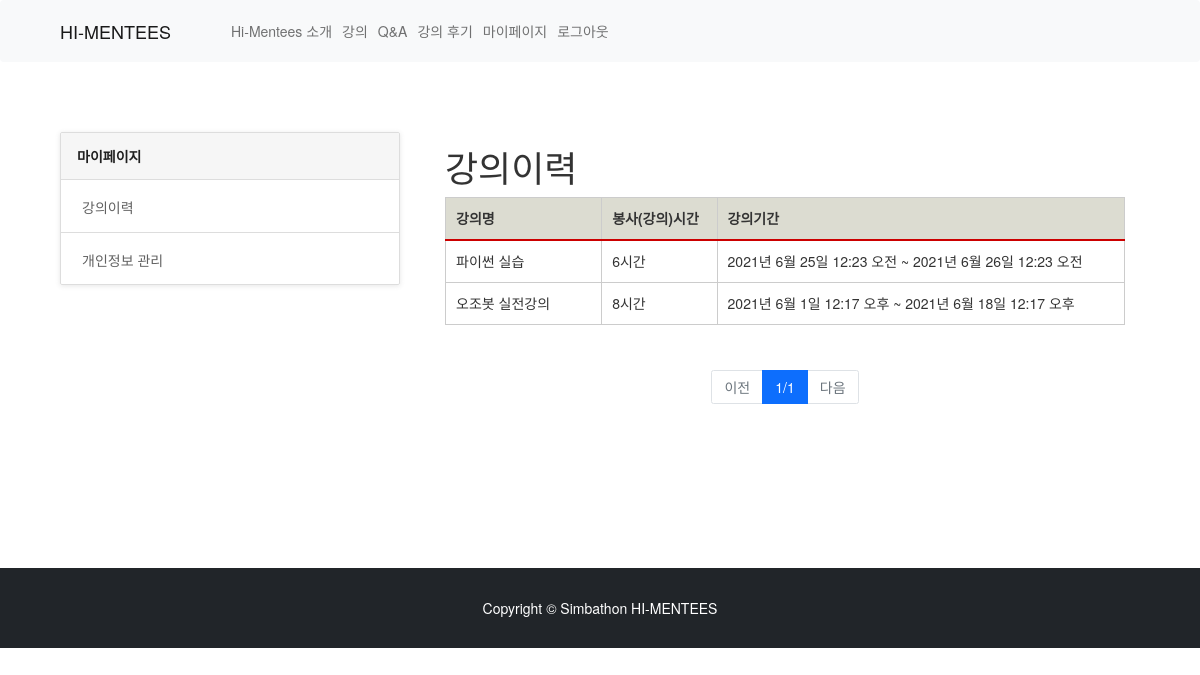
The app's page /myPage/lectured_list/ (signed in) with its own data.
### lecture/models.py (models this page shows, shortened)
class Lecture(models.Model):
    id=models.AutoField(primary_key=True)
    title=models.CharField(max_length=200)
    CATEGORY_CHOICE=(
        ('python','파이썬'),
        ('ozobot','오조봇'),
        ('entry','엔트리'),
        ('goorum','구름'),
        ('etc','기타'),
    )
    category = models.CharField(max_length=20,choices=CATEGORY_CHOICE, default="")
    body=models.TextField()
    LEVEL_CHOICE = (
    ('star1','1단계'),
    ('star2','2단계'),
    ('star3','3단계'),
    ('star4','4단계'),
    ('star5','5단계'),)
    level=models.CharField(max_length=10, choices=LEVEL_CHOICE)
    host=models.ManyToManyField(UserProfile, blank=True, related_name="host")
    app_start_date=models.DateTimeField()
    app_end_date=models.DateTimeField()
    thumbnail=models.ImageField(upload_to='images/',blank=True, null=True)
    lec_time=models.IntegerField(default=0)
    webex_address=models.CharField(max_length=50, default="#")
    schedule=models.ImageField(upload_to='images/',blank=True, null=True)
    enrol_students=models.ManyToManyField(settings.AUTH_USER_MODEL, blank=True, related_name="enrol")
    like_users=models.ManyToManyField(settings.AUTH_USER_MODEL, blank=True, related_name="like_lectures")
    SHOWMAIN_CHOICE = (
        ('인기강의', '인기강의'),
        ('일주일 내 시작될 강의', '일주일 내 시작될 강의'),)
    showmain_lecture = models.CharField(max_length=20, choices=SHOWMAIN_CHOICE, default='일주일 내 시작될 강의')
    class Meta:
        db_table='Lecture'

### myPage/views.py (the view)
# urls.py: path('lectured_list/', views.lectured_list, name="lectured_list"),
def lectured_list(request):
    email = request.user.email
    teacher = UserProfile.objects.get(email = email)
    now=datetime.now()
    lectures = Lecture.objects.filter(app_end_date__lte=now, host__in =[teacher]).order_by('-app_end_date')
    page = int(request.GET.get('p',1))
    paginator = Paginator(lectures,3)
    boards = paginator.get_page(page)
    teacher.service_hour = 0
    for i in lectures:
        teacher.service_hour += i.lec_time
    teacher.save()
    return render(request, 'myPage/lectured_list.html', {'lectures':lectures, 'boards':boards})

### myPage/templates/myPage/lectured_list.html (shortened to what this page needs)
{% extends "base.html" %}
{% load static %}
{% block content %}
<link rel='stylesheet prefetch' href='https://maxcdn.bootstrapcdn.com/bootstrap/3.3.6/css/bootstrap.min.css'>
<link rel='stylesheet prefetch' href='https://files.krve.io/f/eyespot.css'>
<link rel='stylesheet prefetch' href='https://cdn.cloudcache.dk/materialdesignicons/1.6.50/css/materialdesignicons.min.css'>
<div class="container" style="margin-top: 5em; margin-bottom: 10em;">
    <div class="col-md-4">
      <ul class="list-group help-group">
        <div class="faq-list list-group nav nav-tabs">
          <a href="{% url 'myPage:mypage' %}" class="list-group-item active" role="tab" data-toggle="tab">
            마이페이지
          </a>
          <a href="{% url 'myPage:lectured_list' %}" class="list-group-item" role="tab" data-toggle="tab">
             강의이력
          </a>
          <a href="{% url 'myPage:profile' %}" class="list-group-item" role="tab" data-toggle="tab">
             개인정보 관리
          </a>
        </div>
      </ul>
    </div>
    <div class="col-md-8">
        <div class="container-fluid">
            <h1 class="mt-4">강의이력</h1>
            <table class="profile" style="margin: 0 0 0 0; width: 100%;">
                <thead>
                <tr>
                  <th scope="cols"width=23%>강의명</th>
                  <th scope="cols" width=17%>봉사(강의)시간</th>
                  <th scope="cols"width=60%>강의기간</th>
                </tr>
                </thead>
                <tbody>
                  {% for lecture in boards %}
                    <tr>
                     <td>{{lecture.title}}</td>
                     <td>{{lecture.lec_time}}시간</td>
                     <td>{{lecture.app_start_date}} ~ {{lecture.app_end_date}}</td>
                    </tr>
                  {% endfor %}
                </tbody>
            </table>
            <br>
        </div>
        <div class = "row mt-2" style="text-align: center;">
            <div class = "col-12">
                <nav>
                    <ul class = "pagination justify-content-center">
                        {% if boards.has_previous %}
                            <li class = "page-item">
                                <a class = "page-link" href = "?p={{boards.previous_page_number}}">이전</a>
                            </li>
                        {% else %}
                            <li class = "page-item disabled">
                                <a class = "page-link disabled" href = "#">이전</a>
                            </li>
                        {% endif %}
                        <li class = "page-item active">
                            <a class = "page-link">{{boards.number}}/{{boards.paginator.num_pages}}</a>
                        </li>
                        {% if boards.has_next %}
                            <li class = "page-item">
                                <a class = "page-link" href = "?p={{boards.next_page_number}}">다음</a>
                            </li>
                        {% else %}
                            <li class = "page-item disabled">
                                <a class = "page-link disabled" href = "#">다음</a>
                            </li>
                        {% endif %}
                    </ul>
                </nav>
            </div>
        </div>
    </div>
</div>
{%endblock%}

### myPage/templates/myPage/lectured_list.html (style rules this page uses)
.list-group.help-group { margin-bottom: 20px; padding-left: 0; margin: 0; }
.list-group.help-group .faq-list { display: block; top: auto; margin: 0 0 32px; border-radius: 2px; border: 1px solid #ddd; box-shadow: 0 1px 5px rgba(85, 85, 85, 0.15); }
.list-group.help-group .faq-list .list-group-item { position: relative; display: block; margin: 0; padding: 13px 16px; background-color: #fff; border: 0; border-bottom: 1px solid #ddd; border-top-left-radius: 2px; border-top-right-radius: 2px; color: #616161; transition: background-color .2s; }
.list-group.help-group .faq-list .list-group-item.active { background-color: #f6f6f6; font-weight: 700; color: rgba(0, 0, 0, 0.87); }
.list-group.help-group .faq-list .list-group-item:last-of-type { border-bottom-left-radius: 2px; border-bottom-right-radius: 2px; border-bottom: 0; }

### records on screen
Lecture: title "파이썬 실습", lec_time "6", app_start_date "2021년 6월 25일 12:23 오전", app_end_date "2021년 6월 26일 12:23 오전"
Lecture: title "오조봇 실전강의", lec_time "8", app_start_date "2021년 6월 1일 12:17 오후", app_end_date "2021년 6월 18일 12:17 오후"

### other values on screen
{{ boards.number }} "1"
{{ boards.paginator.num_pages }} "1"
